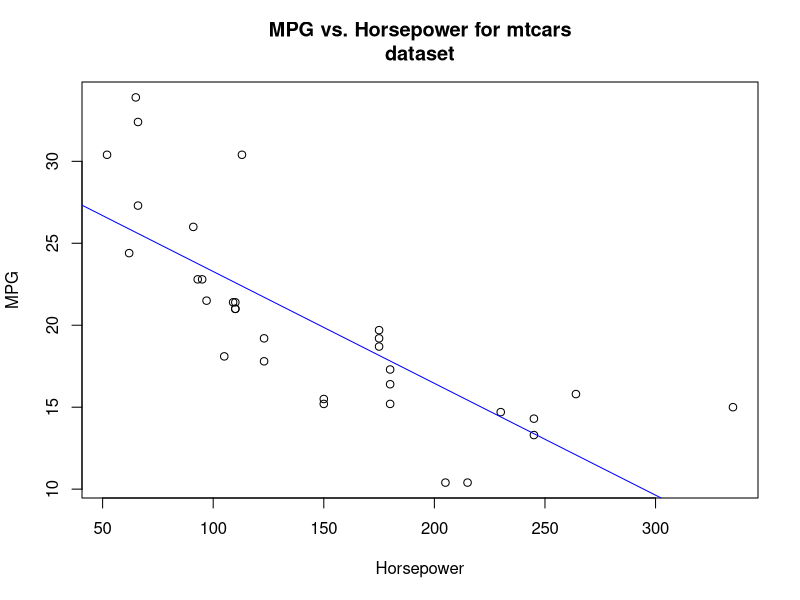

Write the R code that produced this figure.
plot(mtcars$hp, mtcars$mpg, main = "MPG vs. Horsepower for mtcars\ndataset", xlab = "Horsepower", ylab = "MPG")

abline(lm(mtcars$mpg ~ mtcars$hp), col = "blue")

summary(lm(mtcars$mpg ~ mtcars$hp))
